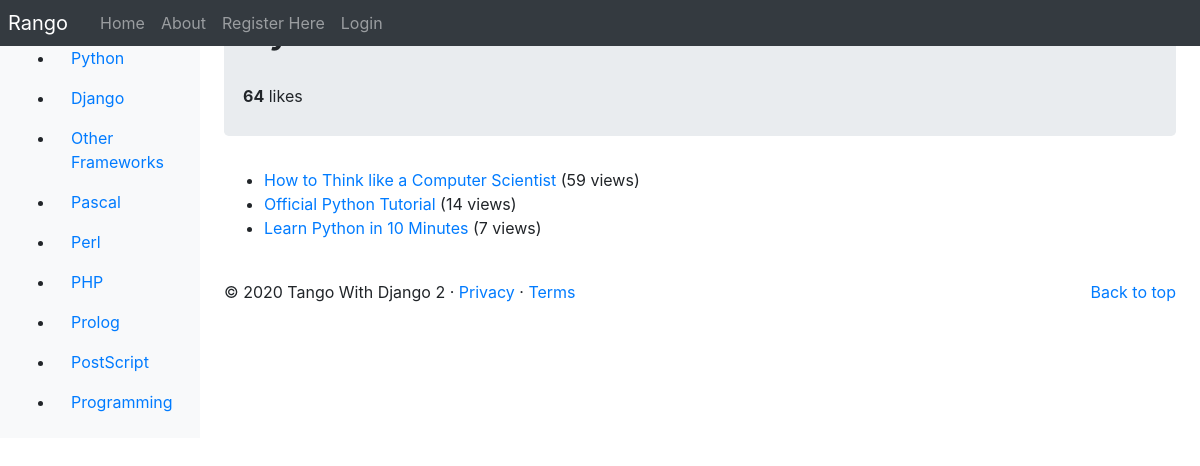
The page /category/python/ on the database its author committed.
### rango/models.py (models this page shows, shortened)
class Category(models.Model):
    name = models.CharField(max_length=128, unique=True)
    views = models.IntegerField(default=0)
    likes = models.IntegerField(default=0)
    slug = models.SlugField(unique=True)
    class Meta:
        verbose_name_plural = 'Categories'

class Page(models.Model):
    category = models.ForeignKey(Category, on_delete=models.CASCADE)
    title = models.CharField(max_length=128)
    url = models.URLField()
    views = models.IntegerField(default=0)
    last_visit = models.DateTimeField(default=timezone.now())

### rango/views.py (the view)
# urls.py: path('category/<slug:category_name_slug>/', views.show_category, name='show_category'),
def show_category(request, category_name_slug):
    context_dict = {}
    try:
        category = Category.objects.get(slug=category_name_slug)
        pages = Page.objects.filter(category=category).order_by('-views')
        context_dict['pages'] = pages
        context_dict['category'] = category
    except Category.DoesNotExist:
        context_dict['category'] = None
        context_dict['pages'] = None
    if request.method == 'POST':
        query = request.POST['query'].strip()
        if query:
            context_dict['result_list'] = run_query(query)
            context_dict['query'] = query
    return render(request, 'rango/category.html', context=context_dict)

### rango/templatetags/rango_template_tags.py (called while the page is built)
@register.inclusion_tag('rango/categories.html')
def get_category_list(current_category=None):
    return {'categories': Category.objects.all(),
            'current_category': current_category}

### templates/rango/category.html (shortened to what this page needs)
{% extends 'rango/base.html' %}
{% load static %}
{% block body_block %}
    {% if category %}
        <div class="jumbotron p-1">
            <div class="container">
                <h1>{{ category.name }}</h1>
                <br>
                <div>
                    <strong id="like_count">{{ category.likes }}</strong> likes
                </div>
                <br>
            </div>
        </div>
        {% if pages %}
        <ul>
            {% for page in pages %}
                <li>
                    <a href="{% url 'rango:goto' %}?page_id={{ page.id }}">{{ page.title }}</a>
                    {% if page.views > 1 %}
                        ({{ page.views }} views)
                    {% elif page.views == 1 %}
                        ({{ page.views }} view)
                    {% endif %}
                </li>
            {% endfor %}
        </ul>
        {% else %}
        <strong>No pages currently in category.</strong>
        {% endif %}
    {% else %}
        The specified category does not exist.
    {% endif %}
{% endblock %}

### templates/rango/base.html (shortened to what this page needs)
<!DOCTYPE html>
{% load static %}
{% load rango_template_tags %}
<html lang="en">
    <head>
    <link href="https://getbootstrap.com/docs/4.2/dist/css/bootstrap.min.css" rel="stylesheet">
    <link href="https://getbootstrap.com/docs/4.2/examples/dashboard/dashboard.css" rel="stylesheet">
    </head>
    <body>
        <header>
            <nav class="navbar navbar-expand-md navbar-dark fixed-top bg-dark p-0">
                <a class="navbar-brand p-2" href="{% url 'rango:index' %}">Rango</a>
                <div class="collapse navbar-collapse" id="navbarCollapse">
                    <ul class="navbar-nav mr-auto">
                        <li class="nav-item"><a class="nav-link" href="{% url 'rango:index' %}">Home</a></li>
                        <li class="nav-item "><a class="nav-link" href="{% url 'rango:about' %}">About</a></li>
                        {% if user.is_authenticated %}
                        <li class="nav-item "><a class="nav-link" href="{% url 'rango:restricted' %}">Restricted</a></li>
                        <li class="nav-item"><a class="nav-link" href="{% url 'rango:add_category' %}">Add Category</a></li>
                        <li class="nav-item"><a class="nav-link" href="{% url 'rango:profile' user.username %}">Profile</a></li>
                        <li class="nav-item"><a class="nav-link" href="{% url 'auth_password_change' %}">Change Password</a></li>
                        <li class="nav-item"><a class="nav-link" href="{% url 'rango:list_profiles' %}">List Profiles</a></li>
                        <li class="nav-item"><a class="nav-link" href="{% url 'auth_logout' %}?next=/rango/">Logout</a></li>
                        {% else %}
                        <li class="nav-item"><a class="nav-link" href="{% url 'registration_register' %}">Register Here</a></li>
                        <li class="nav-item "><a class="nav-link" href="{% url 'auth_login' %}">Login</a></li>
                        {% endif %}
                    </ul>
                </div>
            </nav>
        </header>
        <div class="container-fluid">
            <div class="row">
                <nav class="col-md-2 d-none d-md-block bg-light sidebar">
                    <div class="w-75 ml-3">
                    </div>
                    <div class="sidebar-sticky" id="categories-listing">
                    {% block sidebar_block %}
                        {% get_category_list category %}
                    {% endblock %}
                    </div>
                </nav>
                <main role="main" class="col-md-9  ml-sm-auto col-lg-10 px-4">
                    {% block body_block %}{% endblock %}
                    <footer>
                        <br>
                        <p class="float-right"><a href="#">Back to top</a></p>
                        <p>&copy; 2020 Tango With Django 2 &middot; <a href="#">Privacy</a> &middot; <a href="#">Terms</a></p>
                    </footer>
                </main>
            </div>
        </div>
    </body>
</html>

### templates/rango/categories.html (shortened to what this page needs)
<ul>
{% if categories %}
    {% for c in categories %}
    {% if c == current_category %}
        <li class="nav-item">
        <a class="nav-link active" href="{% url 'rango:show_category' c.slug %}">{{ c.name }}</a>
        </li>
    {% else %}
        <li class="nav-item">
        <a class="nav-link" href="{% url 'rango:show_category' c.slug %}">{{ c.name }}</a>
        </li>
    {% endif %}
    {% endfor %}
{% else %}
    <li class="nav-item">There are no categories present.</li>
{% endif %}
</ul>

### rows shown on the page
Category: name "Python", likes "64"
Category: name "Django"
Category: name "Other Frameworks"
Category: name "Pascal"
Category: name "Perl"
Category: name "PHP"
Category: name "Prolog"
Category: name "PostScript"
Category: name "Programming"
Page: title "How to Think like a Computer Scientist", views "59"
Page: title "Official Python Tutorial", views "14"
Page: title "Learn Python in 10 Minutes", views "7"
